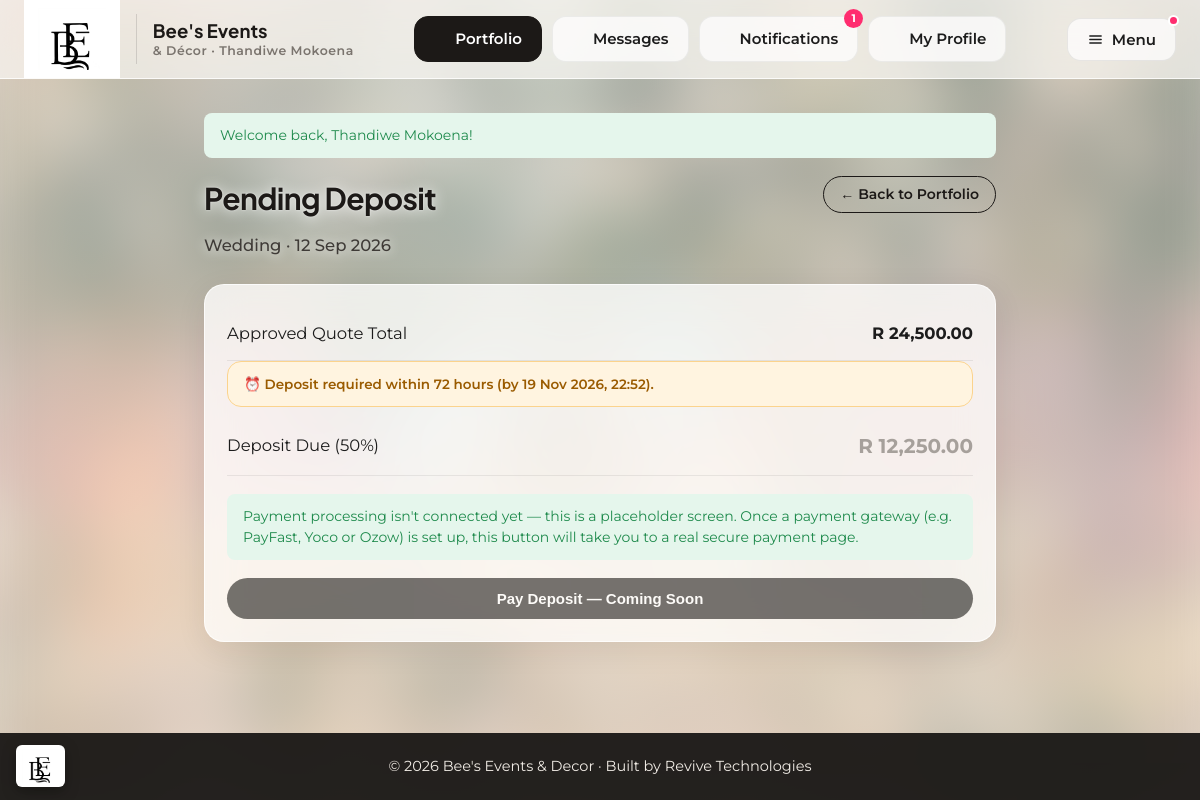
Page /client/pay-deposit.php?booking_id=1 (signed in) on the committed database.
### tables this page shows
CREATE TABLE bookings (
    booking_id    INT AUTO_INCREMENT PRIMARY KEY,
    client_id     INT NOT NULL,
    freelancer_id INT DEFAULT NULL,                 
    event_type    VARCHAR(120) NOT NULL,            
    event_date    DATE NOT NULL,
    event_time    TIME DEFAULT NULL,                
    venue         VARCHAR(200) DEFAULT NULL,
    guest_count   INT DEFAULT NULL,
    notes         TEXT,
    status        ENUM('pending','quoted','confirmed','completed','cancelled') NOT NULL DEFAULT 'pending',
    created_at    DATETIME NOT NULL DEFAULT CURRENT_TIMESTAMP,
    FOREIGN KEY (client_id) REFERENCES users(user_id) ON DELETE CASCADE,
    FOREIGN KEY (freelancer_id) REFERENCES freelancers(freelancer_id) ON DELETE SET NULL
);

CREATE TABLE quotations (
    quote_id    INT AUTO_INCREMENT PRIMARY KEY,
    booking_id  INT NOT NULL,
    client_id   INT NOT NULL,
    title         VARCHAR(160) DEFAULT NULL,        
    amount        DECIMAL(10,2) NOT NULL DEFAULT 0.00,    
    details       TEXT,
    payment_terms VARCHAR(255) DEFAULT NULL,
    status        ENUM('sent','accepted','rejected') NOT NULL DEFAULT 'sent',   
    approved_at   DATETIME DEFAULT NULL,            
    created_at    DATETIME NOT NULL DEFAULT CURRENT_TIMESTAMP,
    FOREIGN KEY (booking_id) REFERENCES bookings(booking_id) ON DELETE CASCADE,
    FOREIGN KEY (client_id) REFERENCES users(user_id) ON DELETE CASCADE
);

### includes/functions.php (called while the page is built, shortened)
<?php
function h($string) {
    return htmlspecialchars($string ?? '', ENT_QUOTES, 'UTF-8');
}
function rand_format($amount) {
    return 'R ' . number_format((float)$amount, 2);
}
function nice_date($date) {
    return date('d M Y', strtotime($date));
}
function deposit_percent($terms) {
    if (preg_match('/(\d{1,3})\s*%\s*deposit/i', (string)$terms, $m)) return min(100, (int)$m[1]);
    return 30;
}
function deposit_deadline($approved_at) {
    return $approved_at ? strtotime($approved_at) + 72 * 3600 : null;
}

### client/pay-deposit.php (the view, shortened to what this page needs)
<?php
require_once '../includes/functions.php';
require_once '../config/database.php';
$client_id  = $_SESSION['user_id'];
$booking_id = (int)($_GET['booking_id'] ?? 0);
$stmt = $pdo->prepare('SELECT * FROM bookings WHERE booking_id = ? AND client_id = ?');
$stmt->execute([$booking_id, $client_id]);
$booking = $stmt->fetch();
$stmt = $pdo->prepare("SELECT * FROM quotations WHERE booking_id = ? AND status = 'accepted' ORDER BY created_at DESC LIMIT 1");
$stmt->execute([$booking_id]);
$quote = $stmt->fetch();
$quoted_amount = $quote['amount'] ?? 0;
$deposit_pct    = deposit_percent($quote['payment_terms'] ?? '');
$deposit_amount = $quoted_amount * $deposit_pct / 100;
$deadline       = deposit_deadline($quote['approved_at'] ?? null);
include '../includes/header_dashboard.php';
?>
<div class="page-head">
    <div>
        <h2>Pending Deposit</h2>
        <p><?php echo h($booking['event_type']); ?> &middot; <?php echo nice_date($booking['event_date']); ?></p>
    </div>
    <a href="dashboard.php" class="btn btn-outline btn-sm">&larr; Back to Portfolio</a>
</div>
<div class="card" style="max-width:520px;">
    <?php if ($quote): ?>
        <div class="list-item" style="padding-left:0;padding-right:0;">
            <span>Approved Quote Total</span>
            <strong><?php echo rand_format($quoted_amount); ?></strong>
        </div>
        <?php if ($deadline): ?>
        <div class="deposit-banner" style="margin:0 0 10px 0;">⏰ Deposit required within 72 hours (by <?php echo date('d M Y, H:i', $deadline); ?>).</div>
        <?php endif; ?>
        <div class="list-item" style="padding-left:0;padding-right:0;">
            <span>Deposit Due (<?php echo (int)$deposit_pct; ?>%)</span>
            <strong style="color:var(--gold);font-size:20px;"><?php echo rand_format($deposit_amount); ?></strong>
        </div>
    <?php else: ?>
        <p class="empty-state">No approved quotation found for this booking yet.</p>
    <?php endif; ?>
    <div class="alert alert-success" style="margin-top:18px;">
        Payment processing isn't connected yet — this is a placeholder screen. Once a payment gateway (e.g. PayFast, Yoco or Ozow) is set up, this button will take you to a real secure payment page.
    </div>
    <button type="button" class="btn btn-primary btn-block" disabled style="opacity:.6;cursor:not-allowed;">Pay Deposit &mdash; Coming Soon</button>
</div>
<?php include '../includes/footer_dashboard.php'; ?>

### assets/css/style.css (style rules this page uses)
:root { --font-heading: 'Plus Jakarta Sans', 'Segoe UI', Arial, sans-serif; --font-body: 'Montserrat', 'Segoe UI', Arial, sans-serif; --font-script: 'Playball', cursive; --navy: #1c1917; --navy-light: #2a2522; --gold: #a6a09b; --gold-light: #cbc5be; --cream: #f8f6f1; --text-dark: #1c1c1c; --text-muted: #6b7280; --border: #e5e2da; --success: #1e8a4c; --success-bg: #e5f6ec; --warning: #b5850a; --warning-bg: #fdf3d9; --danger: #c23b3b; --danger-bg: #fbe6e6; --info: #2563a8; --info-bg: #e6f0fb; --radius: 10px; --shadow: 0 2px 10px rgba(22, 35, 63, 0.08); }
* { box-sizing: border-box; }
body { margin: 0; font-family: var(--font-body); background: var(--cream); color: var(--text-dark); line-height: 1.5; min-height: 100vh; display: flex; flex-direction: column; }
h1, h2, h3, h4 { font-family: var(--font-heading); margin: 0 0 .4em 0; color: var(--navy); }
a { color: inherit; text-decoration: none; }
.btn { display: inline-block; padding: 12px 24px; border-radius: 999px; border: none; font-size: 15px; font-weight: 600; cursor: pointer; text-align: center; transition: transform .15s ease, opacity .15s ease; }
.btn-primary { background: var(--navy); color: #fff; }
.btn-outline { background: transparent; border: 1.5px solid var(--navy); color: var(--navy); }
.btn-sm { padding: 7px 16px; font-size: 13px; }
.btn-block { display: block; width: 100%; }
.card { background: #fff; border: 1px solid var(--border); border-radius: var(--radius); box-shadow: var(--shadow); padding: 22px; }
.alert { padding: 12px 16px; border-radius: 8px; margin-bottom: 18px; font-size: 14px; }
.alert-success { background: var(--success-bg); color: var(--success); }
.page-head { display: flex; justify-content: space-between; align-items: flex-start; margin-bottom: 26px; flex-wrap: wrap; gap: 14px; }
.page-head p { color: var(--text-muted); margin: 4px 0 0 0; }
.list-item { display: flex; justify-content: space-between; align-items: center; padding: 14px; border-bottom: 1px solid var(--border); }
body.dash-page { background: #efe9e4; }
body.dash-page::before { content: ''; position: fixed; inset: 0; z-index: -1; background: linear-gradient(rgba(255,255,255,.28), rgba(250,244,240,.42)); pointer-events: none; }
.dash-page .card, .dash-page .table-wrap, .dash-page .chat-box { background: rgba(255,255,255,.64); backdrop-filter: blur(18px) saturate(150%); -webkit-backdrop-filter: blur(18px) saturate(150%); border: 1px solid rgba(255,255,255,.75); border-radius: 20px; box-shadow: 0 8px 30px rgba(40,30,25,.08); }
.dash-page h2 { font-size: 30px; letter-spacing: -.02em; }
.dash-page .list-item { border-bottom-color: rgba(0,0,0,.07); }
.deposit-banner { margin-top: 14px; padding: 12px 16px; border-radius: 14px; font-size: 13.5px; font-weight: 600; background: #fff4e0; border: 1px solid #fbd38d; color: #9a5b00; display: flex; align-items: center; gap: 10px; flex-wrap: wrap; }
.dash-page { --text-muted: #57524d; }
body.dash-page::before { background: linear-gradient(rgba(255,255,255,.5), rgba(250,244,240,.64)); }
.dash-page .card, .dash-page .table-wrap, .dash-page .stat-row, .dash-page .chat-box { background: rgba(255,255,255,.78); }
.dash-page .dash-body .container > h2, .dash-page .dash-body .container > h3, .dash-page .dash-body .container > .page-head h2, .dash-page .dash-body .container > form > h3 { color: #1c1917; text-shadow: 0 1px 14px rgba(255,255,255,.9), 0 0 2px rgba(255,255,255,.7); }
.dash-page .dash-body .container > p, .dash-page .page-head p, .dash-page .profile-section-title { color: #3f3b37 !important; text-shadow: 0 1px 12px rgba(255,255,255,.9); font-weight: 500; }
.dash-page .dash-body .card[style*="max-width"], .dash-page .dash-body .stat-list[style*="max-width"], .dash-page .chat-box:not(.msg-main), .dash-page .q-card, .dash-page .notif { max-width: 100% !important; }
.dash-page { font-size: 16.5px; }
.dash-page .btn-sm { font-size: 14px; }
html { -webkit-text-size-adjust: 100%; text-size-adjust: 100%; }
html, body { overflow-x: clip; }

### rows in the picture
bookings: event_type "Wedding", event_date "12 Sep 2026"
quotations: amount "R 24,500.00", approved_at "19 Nov 2026, 22:52", payment_terms "50", rand_format($deposit_amount) "R 12,250.00"

### other values in the picture
$who "Thandiwe Mokoena"
$item['label'] "Portfolio"
$item['label'] "Messages"
$item['label'] "Notifications"
$item['label'] "My Profile"
$flash['message'] "Welcome back, Thandiwe Mokoena!"
